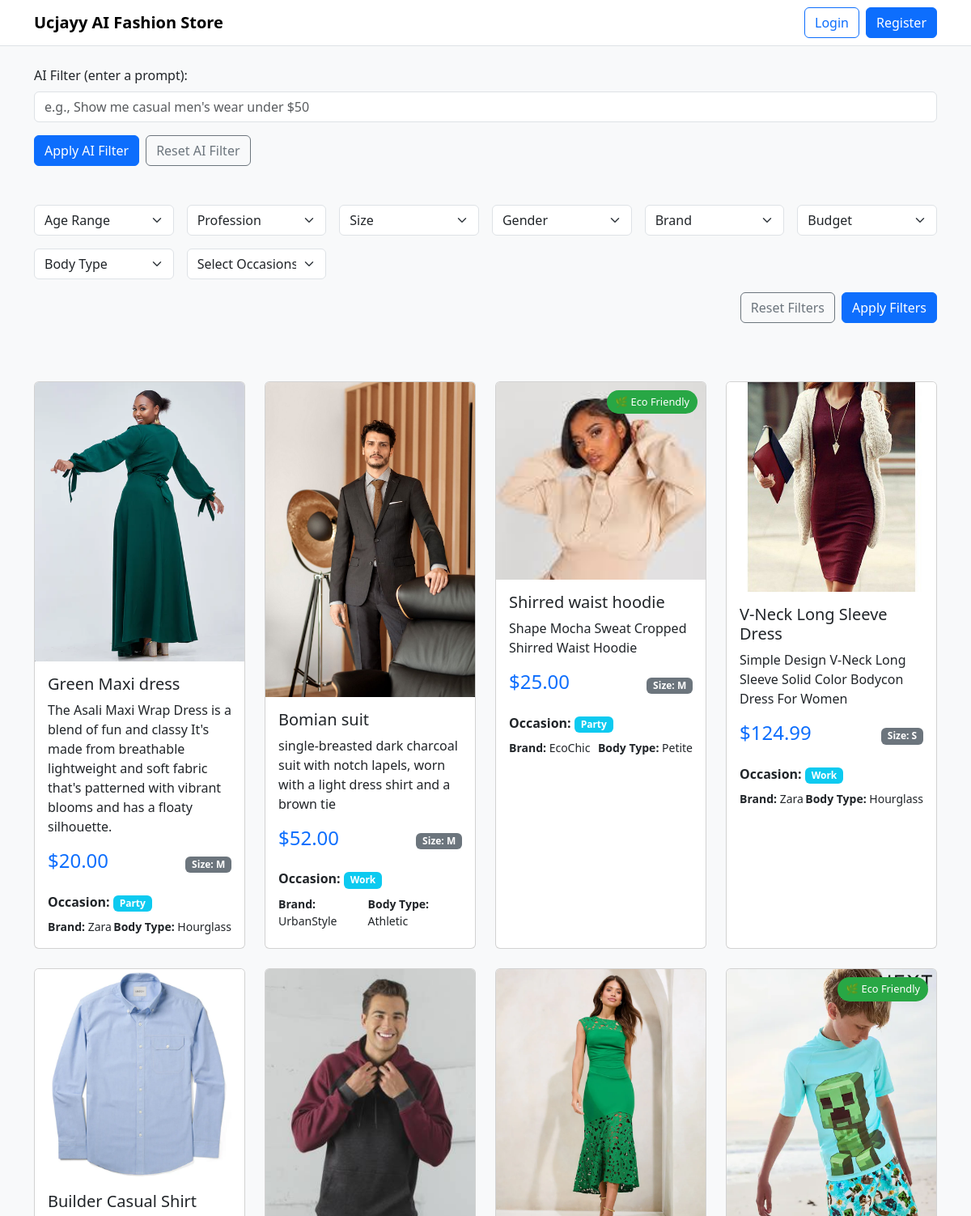
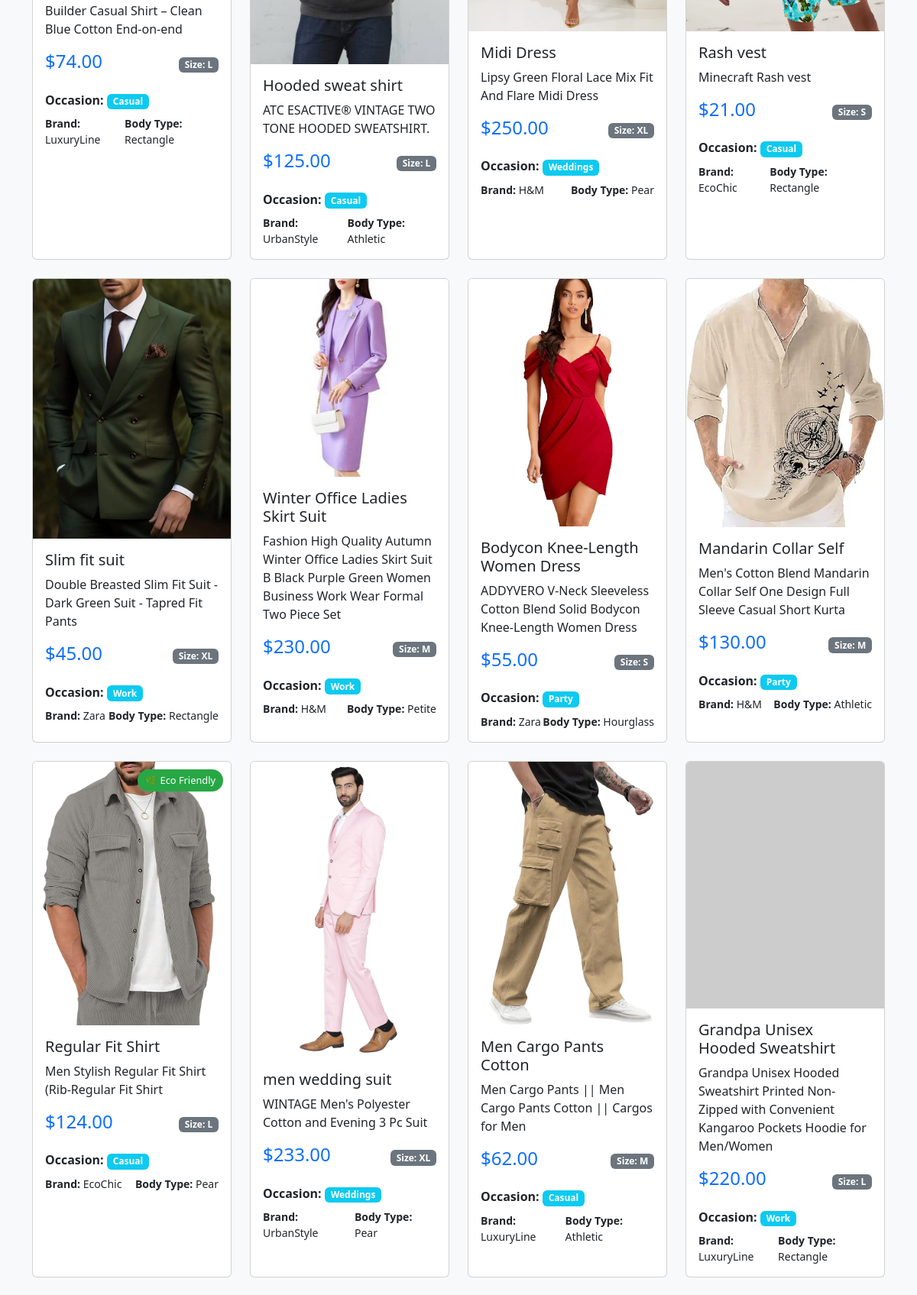
The page / (upper part) on the database its author committed (2 pictures, top to bottom).
### itemsdisplay/models.py (models this page shows, shortened)
class FashionItem(models.Model):
    name = models.CharField(max_length=200)
    description = models.TextField()
    price = models.DecimalField(max_digits=10, decimal_places=2)
    image = models.ImageField(upload_to='fashion_images/', blank=True, null=True)
    age_range = models.CharField(max_length=50, blank=True)
    profession = models.CharField(max_length=50, blank=True)
    size = models.CharField(max_length=5, blank=True)
    gender = models.CharField(max_length=20, blank=True)
    brand = models.CharField(max_length=100, blank=True)
    body_type = models.CharField(max_length=50, blank=True)
    occasion = models.CharField(max_length=50, blank=True)

### itemsdisplay/views.py (the view, shortened to what this page needs)
# urls.py: path('', itemsdisplay_view, name='itemsdisplay'),
def itemsdisplay_view(request):
    items = FashionItem.objects.all()
    ai_prompt = request.GET.get("ai_prompt", "").strip()
    raw_ai_response = ""
    ai_filters = {}
    if ai_filters:
        filter_q = Q()
        if "ageRange" in ai_filters and ai_filters["ageRange"]:
            filter_q |= Q(age_range__iexact=ai_filters["ageRange"])
        if "profession" in ai_filters and ai_filters["profession"]:
            filter_q |= Q(profession__iexact=ai_filters["profession"])
        if "gender" in ai_filters and ai_filters["gender"]:
            filter_q |= Q(gender__iexact=ai_filters["gender"])
        if "size" in ai_filters and ai_filters["size"]:
            filter_q |= Q(size__iexact=ai_filters["size"])
        if "brand" in ai_filters and ai_filters["brand"]:
            filter_q |= Q(brand__iexact=ai_filters["brand"])
        if "budget" in ai_filters and ai_filters["budget"]:
            budget_val = ai_filters["budget"]
            if budget_val in ["$0 - $50", "0-50", "0_50"]:
                filter_q |= Q(price__gte=0, price__lte=50)
            elif budget_val in ["$50 - $100", "50-100", "50_100"]:
                filter_q |= Q(price__gte=50, price__lte=100)
            elif budget_val in ["$100 - $200", "100-200", "100_200"]:
                filter_q |= Q(price__gte=100, price__lte=200)
            elif budget_val in ["$200+", "200+", "200_plus"]:
                filter_q |= Q(price__gte=200)
        if "bodyType" in ai_filters and ai_filters["bodyType"]:
            filter_q |= Q(body_type__iexact=ai_filters["bodyType"])
        if "occasion" in ai_filters and ai_filters["occasion"]:
            filter_q |= Q(occasion__iexact=ai_filters["occasion"])
        if filter_q:
            items = items.filter(filter_q)
    else:
        age_range = request.GET.get('ageRange')
        profession = request.GET.get('profession')
        size = request.GET.get('size')
        gender = request.GET.get('gender')
        brand = request.GET.get('brand')
        budget = request.GET.get('budget')
        body_type = request.GET.get('bodyType')
        occasion = request.GET.get('occasion')
        filter_q = Q()
        if age_range:
            filter_q |= Q(age_range=age_range)
        if profession:
            filter_q |= Q(profession=profession)
        if size:
            filter_q |= Q(size=size)
        if gender:
            filter_q |= Q(gender=gender)
        if brand:
            filter_q |= Q(brand=brand)
        if body_type:
            filter_q |= Q(body_type=body_type)
        if occasion:
            filter_q |= Q(occasion=occasion)
        if filter_q:
            items = items.filter(filter_q)
    context = {
        "items": items,
        "ai_prompt": ai_prompt,
        "total_count": items.count(),
    }
    return render(request, 'itemsdisplay.html', context)

### templates/itemsdisplay.html (shortened to what this page needs)
<!DOCTYPE html>
<html lang="en">
<head>
  <link href="https://cdn.jsdelivr.net/npm/bootstrap@5.3.3/dist/css/bootstrap.min.css" rel="stylesheet">
</head>
<body class="bg-light">
  <nav class="navbar navbar-expand-lg navbar-light bg-white border-bottom">
    <div class="container">
      <a class="navbar-brand fw-bold" href="{% url 'itemsdisplay' %}">Ucjayy AI Fashion Store</a>
      <div class="collapse navbar-collapse" id="navbarSupportedContent">
        <ul class="navbar-nav ms-auto mb-2 mb-lg-0">
          {% if user.is_authenticated %}
            <li class="nav-item me-2">
              <a class="btn btn-outline-success" href="{% url 'my_recommendations' %}">My Recommendations</a>
            </li>
            <li class="nav-item">
              <a class="btn btn-danger" href="{% url 'logout' %}">Logout</a>
            </li>
          {% else %}
            <li class="nav-item me-2">
              <a class="btn btn-outline-primary" href="{% url 'login' %}">Login</a>
            </li>
            <li class="nav-item">
              <a class="btn btn-primary" href="{% url 'signup' %}">Register</a>
            </li>
          {% endif %}
        </ul>
      </div>
    </div>
  </nav>
  <div class="container py-4">
    <form method="GET" action="">
      <div class="mb-3">
        <label for="ai_prompt" class="form-label">AI Filter (enter a prompt):</label>
        <input type="text" name="ai_prompt" id="ai_prompt" class="form-control" placeholder="e.g., Show me casual men's wear under $50" value="{{ ai_prompt }}">
      </div>
      <div class="d-flex gap-2">
        <button type="submit" class="btn btn-primary">Apply AI Filter</button>
        <a class="btn btn-outline-secondary" href="{% url 'itemsdisplay' %}">Reset AI Filter</a>
      </div>
    </form>
  </div>
  <div class="container py-4">
    <form method="GET" action="">
      <div class="row g-3">
        <div class="col-6 col-md-4 col-lg-2">
          <select name="ageRange" class="form-select" id="ageRange">
            <option value="">Age Range</option>
          </select>
        </div>
        <div class="col-6 col-md-4 col-lg-2">
          <select name="profession" class="form-select" id="profession">
            <option value="">Profession</option>
          </select>
        </div>
        <div class="col-6 col-md-4 col-lg-2">
          <select name="size" class="form-select" id="size">
            <option value="">Size</option>
          </select>
        </div>
        <div class="col-6 col-md-4 col-lg-2">
          <select name="gender" class="form-select" id="gender">
            <option value="">Gender</option>
          </select>
        </div>
        <div class="col-6 col-md-4 col-lg-2">
          <select name="brand" class="form-select" id="brand">
            <option value="">Brand</option>
          </select>
        </div>
        <div class="col-6 col-md-4 col-lg-2">
          <select name="budget" class="form-select" id="budget">
            <option value="">Budget</option>
          </select>
        </div>
        <div class="col-6 col-md-4 col-lg-2">
          <select name="bodyType" class="form-select" id="bodyType">
            <option value="">Body Type</option>
          </select>
        </div>
        <div class="col-6 col-md-4 col-lg-2">
          <select name="occasion" class="form-select" id="occasion">
            <option value="">Select Occasions</option>
          </select>
        </div>
        <div class="col-12 d-flex justify-content-end gap-2">
          <a class="btn btn-outline-secondary" href="{% url 'itemsdisplay' %}">Reset Filters</a>
          <button class="btn btn-primary" type="submit">Apply Filters</button>
        </div>
      </div>
    </form>
  </div>
  <div class="container py-5">
    <div class="row g-4">
      {% for item in items %}
      <div class="col-12 col-sm-6 col-md-4 col-lg-3">
        <div class="card product-card h-100 position-relative">
          {% if item.brand == "EcoChic" %}
          <span class="eco-badge">🌿 Eco Friendly</span>
          {% endif %}
          {% if item.image %}
          <img src="{{ item.image.url }}" class="card-img-top" alt="{{ item.name }}">
          {% else %}
          <img src="https://placehold.co/400x500" class="card-img-top" alt="{{ item.name }}">
          {% endif %}
          <div class="card-body">
            <h5 class="card-title">{{ item.name }}</h5>
            <p class="card-text">{{ item.description }}</p>
            <div class="d-flex justify-content-between align-items-center mb-3">
              <span class="h4 text-primary">${{ item.price }}</span>
              <span class="badge bg-secondary">Size: {{ item.size }}</span>
            </div>
            <div class="mb-2">
              <span class="fw-bold">Occasion:</span>
              <span class="badge bg-info">{{ item.occasion }}</span>
            </div>
            <div class="d-flex justify-content-between small">
              <div><span class="fw-bold">Brand:</span> {{ item.brand }}</div>
              <div><span class="fw-bold">Body Type:</span> {{ item.body_type }}</div>
            </div>
          </div>
        </div>
      </div>
      {% empty %}
      <p class="text-center">No items available.</p>
      {% endfor %}
    </div>
  </div>
</body>
</html>

### templates/itemsdisplay.html (style rules this page uses)
.product-card { transition: transform 0.3s, box-shadow 0.3s; height: 100%; }
.eco-badge { position: absolute; top: 10px; right: 10px; background: #28a745; color: white; padding: 5px 10px; border-radius: 15px; font-size: 0.8rem; }

### rows shown on the page
FashionItem: image (picture), name "Green Maxi dress", description "The Asali Maxi Wrap Dress is a blend of fun and classy It's made from breathable lightweight and soft fabric that's patterned with vibrant blooms and has a floaty silhouette.", price "20.00", size "M", occasion "Party", brand "Zara", body_type "Hourglass"
FashionItem: image (picture), name "Bomian suit", description "single-breasted dark charcoal suit with notch lapels, worn with a light dress shirt and a brown tie", price "52.00", size "M", occasion "Work", brand "UrbanStyle", body_type "Athletic"
FashionItem: shows "🌿 Eco Friendly", image (picture), name "Shirred waist hoodie", description "Shape Mocha Sweat Cropped Shirred Waist Hoodie", price "25.00", size "M", occasion "Party", brand "EcoChic", body_type "Petite"
FashionItem: image (picture), name "V-Neck Long Sleeve Dress", description "Simple Design V-Neck Long Sleeve Solid Color Bodycon Dress For Women", price "124.99", size "S", occasion "Work", brand "Zara", body_type "Hourglass"
FashionItem: image (picture), name "Builder Casual Shirt", description "Builder Casual Shirt – Clean Blue Cotton End-on-end", price "74.00", size "L", occasion "Casual", brand "LuxuryLine", body_type "Rectangle"
FashionItem: image (placeholder picture), name "Hooded sweat shirt", description "ATC ESACTIVE® VINTAGE TWO TONE HOODED SWEATSHIRT.", price "125.00", size "L", occasion "Casual", brand "UrbanStyle", body_type "Athletic"
FashionItem: image (picture), name "Midi Dress", description "Lipsy Green Floral Lace Mix Fit And Flare Midi Dress", price "250.00", size "XL", occasion "Weddings", brand "H&M", body_type "Pear"
FashionItem: shows "🌿 Eco Friendly", image (picture), name "Rash vest", description "Minecraft Rash vest", price "21.00", size "S", occasion "Casual", brand "EcoChic", body_type "Rectangle"
FashionItem: image (picture), name "Slim fit suit", description "Double Breasted Slim Fit Suit - Dark Green Suit - Tapred Fit Pants", price "45.00", size "XL", occasion "Work", brand "Zara", body_type "Rectangle"
FashionItem: image (picture), name "Winter Office Ladies Skirt Suit", description "Fashion High Quality Autumn Winter Office Ladies Skirt Suit B Black Purple Green Women Business Work Wear Formal Two Piece Set", price "230.00", size "M", occasion "Work", brand "H&M", body_type "Petite"
FashionItem: image (picture), name "Bodycon Knee-Length Women Dress", description "ADDYVERO V-Neck Sleeveless Cotton Blend Solid Bodycon Knee-Length Women Dress", price "55.00", size "S", occasion "Party", brand "Zara", body_type "Hourglass"
FashionItem: image (picture), name "Mandarin Collar Self", description "Men's Cotton Blend Mandarin Collar Self One Design Full Sleeve Casual Short Kurta", price "130.00", size "M", occasion "Party", brand "H&M", body_type "Athletic"
FashionItem: shows "🌿 Eco Friendly", image (picture), name "Regular Fit Shirt", description "Men Stylish Regular Fit Shirt (Rib-Regular Fit Shirt", price "124.00", size "L", occasion "Casual", brand "EcoChic", body_type "Pear"
FashionItem: image (picture), name "men wedding suit", description "WINTAGE Men's Polyester Cotton and Evening 3 Pc Suit", price "233.00", size "XL", occasion "Weddings", brand "UrbanStyle", body_type "Pear"
FashionItem: image (picture), name "Men Cargo Pants Cotton", description "Men Cargo Pants || Men Cargo Pants Cotton || Cargos for Men", price "62.00", size "M", occasion "Casual", brand "LuxuryLine", body_type "Athletic"
FashionItem: name "Grandpa Unisex Hooded Sweatshirt", description "Grandpa Unisex Hooded Sweatshirt Printed Non-Zipped with Convenient Kangaroo Pockets Hoodie for Men/Women", price "220.00", size "L", occasion "Work", brand "LuxuryLine", body_type "Rectangle"
